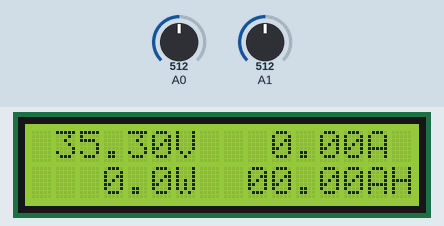
Bench run of a sketch on a simulated Arduino Uno, built with avr-gcc and run on an emulated ATmega328P. On the bench: 16×2 character LCD. The test bench sets the inputs (shaded band); at power-on: A0 = 512, A1 = 512. What the sketch prints to the serial monitor is not drawn.

Above: at 1.2 s.
1.3 s: A0 set to 716
At 3.0 s:
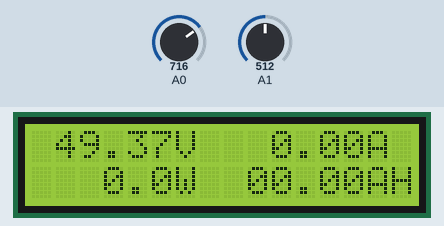
3.2 s: A1 set to 900
At 4.1 s:
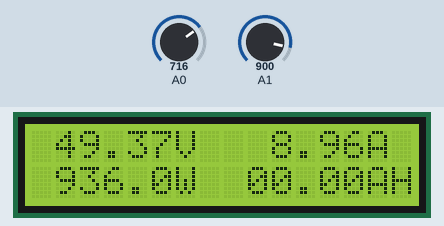
5.3 s: A1 set to 1009
At 7.2 s:
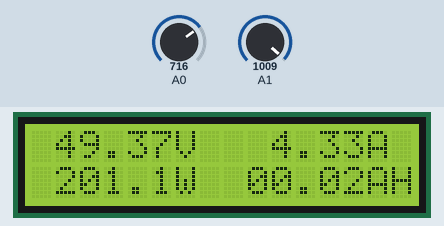
7.4 s: A0 set to 900
At 8.8 s:
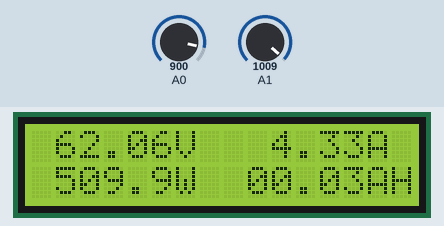
9.5 s: A0 set to 89
At 11.6 s:
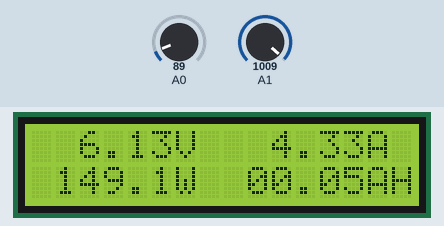
11.7 s: A1 set to 1023
At 13.5 s:
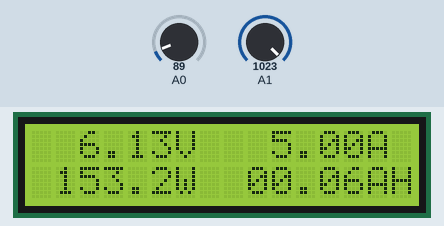
Timing chart, 0 to 15.0 s (numbered marks = the images above; inputs shaded):
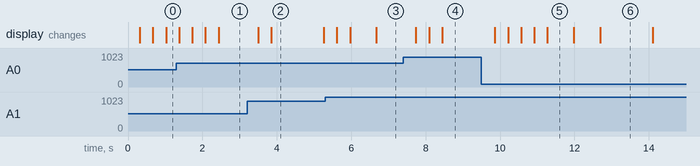

The sketch:

Arduino_Voltmeter_Ammeterr_LCD_16X2.ino
```cpp
// include the library
#include <LiquidCrystal.h>


// initialize the interface pins
LiquidCrystal lcd(2,3,4,5,6,7);
int a,b,c;
long volt,current,power,ah;
// the 8 arrays that form each segment of the custom numbers
unsigned long msec = 0;
float time = 0.0;
int sample = 0;
float totalCharge = 0.0;
float averageAmps = 0.0;
float ampSeconds = 0.0;
long ampHours = 0;

void setup()
{

  lcd.begin(16, 2);
Serial.begin(9600);
}


void loop()

{
 for(int i=0;i<200;i++){
c = analogRead(A1);
a = analogRead(A0);
volt=volt+a;
  current=current+c;
 delay(1);
 }
 current=(current/200-514);
  if(current<1)current=0;
  current=current*4.8;
   volt=volt/30;
   power=(volt*current)/1000;
 //--------------------
     sample = sample + 1;

  msec = millis();


 time = (float) msec / 1000.0;

 totalCharge = totalCharge + (current);

 averageAmps = totalCharge / sample;

 ampSeconds = averageAmps*time;

 ampHours = ampSeconds/3600;

 //--------------
    Serial.print(volt);
      Serial.print("  ");
        Serial.print(current);
Serial.print("  ");
        Serial.print(power);

        Serial.print("  ");
        Serial.print(ampHours);
         Serial.print("  ");
        Serial.println(time);

 lcd.setCursor(6,0);
  lcd.print("V");
   b=volt%10;
   lcd.setCursor(5,0);
  lcd.print(b);
   b=(volt/10)%10;
   lcd.setCursor(4,0);
  lcd.print(b);
  lcd.setCursor(3,0);
  lcd.print(".");
   b=(volt/100)%10;
  lcd.setCursor(2,0);
  lcd.print(b);
  b=(volt/1000)%10;
 lcd.setCursor(1,0);
  if(volt>999)lcd.print(b);
 else lcd.print(" ");

  lcd.setCursor(14,0);
  lcd.print("A");

   b=current%10;
     lcd.setCursor(13,0);
  lcd.print(b);
    b=(current/10)%10;
     lcd.setCursor(12,0);
  lcd.print(b);
   lcd.setCursor(11,0);
  lcd.print(".");
   b=(current/100)%10;
     lcd.setCursor(10,0);
  lcd.print(b);


   lcd.setCursor(6,1);
  lcd.print("W");
   b=power%10;
   lcd.setCursor(5,1);
  lcd.print(b);
   b=(power/10)%10;
   lcd.setCursor(3,1);
  lcd.print(b);
  lcd.setCursor(4,1);
  lcd.print(".");
   b=(power/100)%10;
  lcd.setCursor(2,1);
  if(power>99)lcd.print(b);
  else lcd.print(" ");
  b=(power/1000)%10;

  lcd.setCursor(1,1);
  if(power>999)lcd.print(b);
  else lcd.print(" ");
//------------
  lcd.setCursor(14,1);
  lcd.print("AH");

   b=ampHours%10;
     lcd.setCursor(13,1);
  lcd.print(b);
    b=(ampHours/10)%10;
     lcd.setCursor(12,1);
  lcd.print(b);
   lcd.setCursor(11,1);
  lcd.print(".");
   b=(ampHours/100)%10;
     lcd.setCursor(10,1);
  lcd.print(b);
     b=(ampHours/1000)%10;
     lcd.setCursor(9,1);
  lcd.print(b);

  delay(100);

}
```

Measured:
- after the input at 1.3 s, the display: first changes after 0.08 s (image 1 shows a later state)
- after the input at 3.2 s, the display: first changes after 0.30 s (image 2 shows a later state)
- after the input at 5.3 s, the display: first changes after 0.32 s (image 3 shows a later state)
- after the input at 7.4 s, the display: first changes after 0.34 s (image 4 shows a later state)
- what the display in image 2 shows lasts 1.5 s, from 3.8 s to 5.3 s
